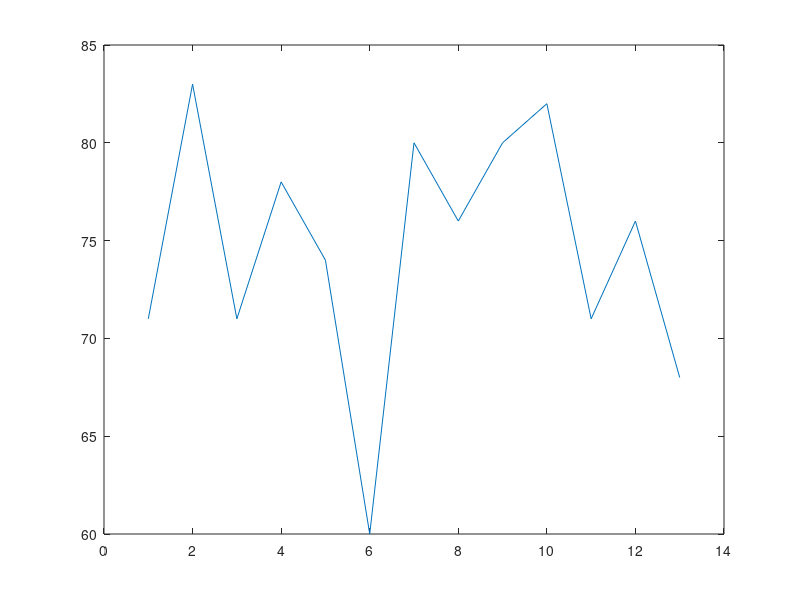

Reproduce this figure in MATLAB.
% Programming Fundamentals Using MATLAB, Michael Weeks Copyright 2020
% 
% Example of an array
testScores = [71, 83, 71, 78, 74, 60, 80, ...
                  76, 80, 82, 71, 76, 68]
plot(testScores)
